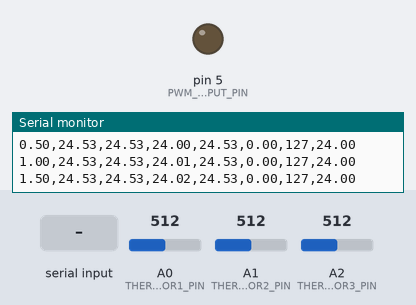
A sketch run on a simulated Arduino Uno, built with avr-gcc and run on an emulated ATmega328P. Shown: output pins drawn as LEDs (lit = HIGH), the last lines printed to the serial monitor. The inputs (shaded band) are chosen by the test bench; at power-on: A1 (THERMISTOR2_PIN) = 512, A0 (THERMISTOR1_PIN) = 512, A2 (THERMISTOR3_PIN) = 512.

Above: at 1.2 s.
1.3 s: "REGON,1\n" received over Serial
4.3 s: A1 (THERMISTOR2_PIN) set to 1023
At 6.3 s:
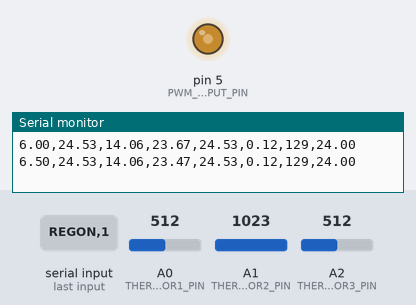
7.0 s: A1 (THERMISTOR2_PIN) set to 900
At 24.9 s:
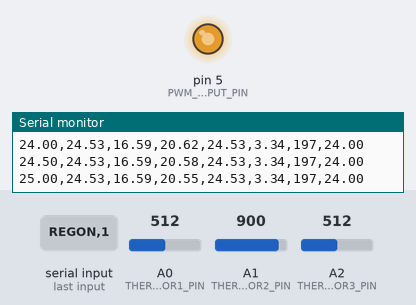
Timing chart, 0 to 27.0 s (numbered marks = the images above; inputs shaded):
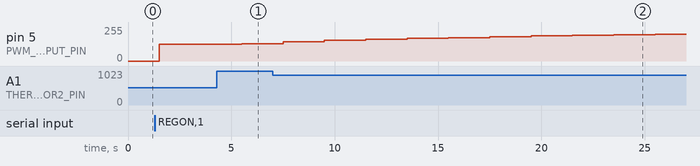

Measured:
- after the input at 4.3 s, pin 5 (PWM_OUTPUT_PIN): 126/255 → 129/255 after 1.2 s

The sketch:

Code_Arduino_prototype_16mars.ino
```cpp
#include <Arduino.h>
#include <avr/interrupt.h> // Needed for ISR definitions
#include <math.h>          // For the log() function

void shiftZ(float arr[]){
  arr[2] = arr[1];
  arr[1] = arr[0];
  arr[0] = 999;
};

bool is_regulation_on = false;  // Variable globale pour activer/désactiver le régulateur

// Pin assignments
const int THERMISTOR1_PIN = A0;
const int THERMISTOR2_PIN = A1;
const int THERMISTOR3_PIN = A2;
const int PWM_OUTPUT_PIN   = 5;  // PWM pin for analog-like output

volatile int PWM_commande = 127;


//Température Ambiante
const float Tamb = 24.0;
const float TempMax = 30.0;
const float TempMin = 20.0;
volatile float T_vise = 24.0;
volatile float T_asserv = 24.0;  //Pour anti wind-up
volatile float GainREG = 0.4;

////Lecture de température
// Résistance pull-up et constante de la thermistance
const float R25 = 10000.0;      // Résistance nominale à 25 °C (10 kΩ)
// Coefficients pour le calcul de la température
const float A1_coeff = 0.003354;
const float B1_coeff = 0.00026;
const float C1_coeff = 2.6e-6;
const float D1_coeff = 6.3e-8;
//Conditionneur
const float gainConditionneur = 4.35;
const float VsubConditionneur = 1.95;
//Diviseur de tension
const float R_PULLUP = 10000.0; // Résistance pull-up (10 kΩ)

////Driving du TEC
const float GainSourceCourant = 3.1564;
const float GainAmpereVersVcontrole = 1 / GainSourceCourant;
const float VsubControle = 0.8323;

//Initialisation Temperature initiale (updated in the ISR)
//[T, T-1, T-2, T-3]
volatile float T1[3] = {Tamb, Tamb, Tamb};
volatile float T2[3] = {Tamb, Tamb, Tamb};
volatile float T3[3] = {Tamb, Tamb, Tamb};

volatile float T3_EST[3] = {Tamb, Tamb, Tamb};

float clock = 0;
volatile int clockTick = 0;
float e;
//Regulateur temporaire
//volatile float REG[6] = {1.0, -1.9104, 0.9115, 1.0, -1.9257, 0.9257};
volatile float REG[6] = {1.0, -1.8995, 0.901, 1.0, -1.913, 0.913};

//Selection d'asservissement basé sur Estimé (0) ou sur T3 (1)
volatile int Asserv_T3EST_False_T3_True = 0;

//////////////////////////////////////
//SECTION DE COMMANDE D'ASSERVISSEMENT
/////////////////////////////////////
volatile float ERREUR[3] = {0.0, 0.0, 0.0};
volatile float COMMANDE[3] = {0.0, 0.0, 0.0};

float DELTAT3_based_T2[3] = {0.0, 0.0, 0.0};
float DELTAT3_based_T1[3] = {0.0, 0.0, 0.0};

void calculerMeilleurRegulateur(float consigne) {
  //Calculer quel régulateur en fonction de la consigne!

  //pour l'instant régulateur fixe
  //float num0 = 1.0;
  //float num1 = -1.9104;
  //float num2 = 0.9115;
  //float num1 = -1.8995;
  //float num2 = 0.901;

  //float deno0 = 1.0;
  //float deno1 = -1.9257;
  //float deno2 = 0.9257;
  //float deno1 = -1.913;
  //float deno2 = 0.913;

  //REG[0] = num0;
  //REG[1] = num1;
  //REG[2] = num2;
  //REG[3] = deno0;
  //REG[4] = deno1;
  //REG[5] = deno2;
};

float Comparateur(float T_consigne, float T3_asserv[]){
  float erreur = T_consigne - T3_asserv[0];

  //Début d'une nouvelle boucle, repousse toute les valeurs!
  shiftZ(ERREUR);
  shiftZ(COMMANDE);

  ERREUR[0] = erreur;
  return erreur;
};

float Regulateur() {
  //float GainREG = 0.4;
  //float GainREG = 0.5;
  //Commande = Amperage voulu
  float Commande = REG[0]*ERREUR[0]*GainREG;
  Commande += REG[1]*ERREUR[1]*GainREG;
  Commande += REG[2]*ERREUR[2]*GainREG;
  Commande -= REG[4]*COMMANDE[1];
  Commande -= REG[5]*COMMANDE[2];

  Commande = (Commande / REG[3]);
  COMMANDE[0] = Commande;
  //Anti wind up flag d'erreur?
   // 🔍 Afficher la valeur actuelle du gain dans le port série
  Serial.print("GAINREG utilisé  dans la fonction regulateur(): ");
  Serial.println(GainREG);  // ➤ Cela sera lu par Python !

  return Commande;
};


//////////////////////////////////////
//SECTION : Mesures
/////////////////////////////////////

float recalculerEstimateurAjuster() {
  //Ajustment de l'estimateur de temperature

};

float estimateurT3() {
  //float GT1T3[6] = {0.0, 0.0031, 0.0028, 1.0, -1.7751, 0.7841};
  //float GT2T3[4] = {0.0, 0.0833, 1.0, -0.9024};
  float GT1T3[6] = {0.0, 0.00019425, 0.00019111, 1.0, -1.9517, 0.9522};
  float GT2T3[4] = {0.0, 0.0303, 1.0, -0.9655};

  float alpha = 0.3;
  //float alpha = 0.5;
  float beta = 1.0 - alpha;

  ///DELTAT3_based_T2
  float DeltaT3_b_T2 = (T2[0]-Tamb)*GT2T3[0];
  DeltaT3_b_T2 += (T2[1]-Tamb)*GT2T3[1];
  DeltaT3_b_T2 -= (DELTAT3_based_T2[1])*GT2T3[3];
  DeltaT3_b_T2 = DeltaT3_b_T2 / GT2T3[2];

  DELTAT3_based_T2[0] = DeltaT3_b_T2;


  ///DELTAT3_based_T1
  float DeltaT3_b_T1 = (T1[0]-Tamb)*GT1T3[0];
  DeltaT3_b_T1 += (T1[1]-Tamb)*GT1T3[1];
  DeltaT3_b_T1 += (T1[2]-Tamb)*GT1T3[2];
  DeltaT3_b_T1 -= (DELTAT3_based_T1[1])*GT1T3[4];
  DeltaT3_b_T1 -= (DELTAT3_based_T1[2])*GT1T3[5];
  DeltaT3_b_T1 = DeltaT3_b_T1 / GT1T3[3];

  DELTAT3_based_T1[0] = DeltaT3_b_T1;

  float dT = DeltaT3_b_T1 * alpha + DeltaT3_b_T2 * beta;

  float T3_estime = Tamb + dT;
  T3_EST[0] = T3_estime;
  return T3_estime;
};

float traduireTemperatureC(int adcValue) {
  // ADC vers v_in (dans pins)

  float V_in = (adcValue * 5.0) / 1023.0;

  // Calculer V_out_diviseur (tension sortant diviseur):
  float V_out_div = (V_in / gainConditionneur) + VsubConditionneur;

  // Calculer Resistance
  float rThermoRes = R_PULLUP * ( V_out_div / (5.0 - V_out_div) );

  float lnR = log(rThermoRes / R25);
  float temperatureKelvin = 1.0 / (A1_coeff + B1_coeff * lnR + C1_coeff * pow(lnR, 2.0) + D1_coeff * pow(lnR, 3.0));

  return temperatureKelvin - 273.15;
}

//////////////////////////////////////
//SECTION : Controle TEC
/////////////////////////////////////

int CommandeVersPWM(float Commande) {

  float V_controle = GainAmpereVersVcontrole * Commande;

  float DutyCycle = 100.0 * (V_controle + VsubControle) / (2*VsubControle);
  int PWMout = 2.55 * DutyCycle;

  // Ensure PWMout is within 0-255
  PWMout = constrain(PWMout, 0, 255);
  return PWMout;
};

// ============ SETUP ============

void setup() {
  Serial.begin(9600);
  pinMode(PWM_OUTPUT_PIN, OUTPUT);
  pinMode(THERMISTOR1_PIN, INPUT);
  pinMode(THERMISTOR2_PIN, INPUT);
  pinMode(THERMISTOR3_PIN, INPUT);

  noInterrupts();          // Disable interrupts while configuring Timer1
  TCCR1A = 0;              // Clear Timer1 control registers
  TCCR1B = 0;
  TCNT1  = 0;              // Initialize counter to 0

  // Configure Timer1 for a 0.01 s interrupt:
  // For a 16 MHz clock with 1024 prescaler:
  //   Counts per second = 16,000,000 / 1024 ≈ 15625.
  // For 2 s period, compare value = 15625 * 0.01 ≈ 156.25, so use OCR1A = 156.

  //timer à chaque 0.5sec - regul à chaque 4 coups
  OCR1A  = 7813;
  TCCR1B |= (1 << WGM12);              // CTC mode: Clear Timer on Compare Match
  TCCR1B |= (1 << CS12) | (1 << CS10);   // Prescaler 1024
  TIMSK1 |= (1 << OCIE1A);               // Enable compare-match interrupt
  interrupts();                        // Enable global interrupts
}

// ============ MAIN LOOP ============

void loop() {
  //ECOUTE POUR COMMUNICATION SERIAL (CHANGEMENT DE CONSIGNE)
  if (Serial.available()>0) {
    String command = Serial.readString();

    //Serial.print("Commande reçue: ");  // 🔍 Debugging
    //Serial.println(command);           // 🔍 Afficher la commande

    if (command.startsWith("SETPOINT:")) {
      T_vise = command.substring(9).toFloat();  // Extract setpoint value
    }

    //if (command.startsWith("ASSERVT3:")) {
      //Asserv_T3EST_False_T3_True = command.substring(9).toInt();  // Extract setpoint value
    //}
    else if (command.startsWith("REGON")) {  // 🔄 Vérifier startsWith() au lieu de ==
        is_regulation_on = true;
        Serial.println("✅ Régulateur activé !");
    }
    else if (command.startsWith("REGOFF")) {
        is_regulation_on = false;
        Serial.println("❌ Régulateur désactivé !");
    }

    // Désactiver le régulateur
    //else if (command == "REGOFF") {
      //is_regulation_on = false;
    //}

    // Entrer la valeur du gain du regulateur
    else if (command.startsWith("GAINREG:")) {
      String gainValueStr = command.substring(8);  // Extraire la valeur après "GAINREG:"
      gainValueStr.trim();  // Supprime les espaces pour éviter une entrée vide

      // Vérifier si une valeur a été réellement entrée
      if (gainValueStr.length() == 0) {
          return;  // Ne rien modifier et quitter la fonction
      }

      // Conversion en float
      float newGain = gainValueStr.toFloat();

      // Vérifier si la conversion est valide (éviter les entrées non numériques)
      if (gainValueStr.toFloat() == 0.0 && gainValueStr != "0") {  // Permet d'accepter 0
          return;
      }

      GainREG = newGain;  // ✅ Mise à jour sans restriction
      Serial.print("✅ Nouveau GAINREG appliqué : ");
      Serial.println(GainREG);
    }

     // ✅ Intégration de la gestion du vecteur REG[]
    else if (command.startsWith("REGVALUES:")) {
      String valuesStr = command.substring(10);  // Extraire la partie après "REGVALUES:"
      float newREG[6];  // Tableau temporaire pour stocker les nouvelles valeurs
      int index = 0;

      char *ptr = strtok((char *)valuesStr.c_str(), ",");  // Séparer les valeurs avec ","
      while (ptr != NULL && index < 6) {
        newREG[index] = atof(ptr);  // Convertir en float
        ptr = strtok(NULL, ",");
        index++;
      }

      // Vérifier que 6 valeurs ont bien été reçues avant de modifier REG[]
      if (index == 6) {
        for (int i = 0; i < 6; i++) {
          REG[i] = newREG[i];  // Mettre à jour REG[]
        }
        Serial.println("REG mis à jour avec succès !");
      } else {
        Serial.println("Erreur : Nombre incorrect de valeurs pour REG.");
      }
    }
  }

  delay(100);  // 1 second delay for readability
}

ISR(TIMER1_COMPA_vect) {
  clock += 0.5;
  clockTick += 1;

  //Limiteur
  T_asserv = T_vise;
  if (T_vise > TempMax){
    T_asserv = TempMax;
  } else if (T_vise < TempMin){
    T_asserv = TempMin;
  }

 /* if (clockTick == 4){

    //1. Comparateur et shift de mémoire, ERREUR OK
    if (Asserv_T3EST_False_T3_True == 0){
      e = Comparateur(T_asserv, T3_EST);
    }else{
      e = Comparateur(T_asserv, T3);
    }

    //2. Regulateur, COMMANDE OK
    float c = Regulateur();

    //3. Changer la commande
    PWM_commande = CommandeVersPWM(c);
    analogWrite(PWM_OUTPUT_PIN, PWM_commande);
    //analogWrite(PWM_OUTPUT_PIN, 127);
    clockTick = 0;
  } */

    if (clockTick == 4) {
    if (is_regulation_on) {  // Vérifie si le régulateur est actif
      // 1. Comparateur et shift de mémoire, ERREUR OK
      e = Comparateur(T_asserv, T3_EST);

      // 2. Régulateur, COMMANDE OK
      float c = Regulateur();

      // 3. Changer la commande PWM
      PWM_commande = CommandeVersPWM(c);
      analogWrite(PWM_OUTPUT_PIN, PWM_commande);
    } else {
      // Si le régulateur est OFF, mettre PWM à 127
      PWM_commande = 127;
      analogWrite(PWM_OUTPUT_PIN, PWM_commande);
    }

    clockTick = 0;
  }

  shiftZ(T1);
  shiftZ(T2);
  shiftZ(T3);
  shiftZ(T3_EST);
  shiftZ(DELTAT3_based_T2);
  shiftZ(DELTAT3_based_T1);

  //4. Mesurer T
  int adcValue1 = analogRead(THERMISTOR1_PIN);
  int adcValue2 = analogRead(THERMISTOR2_PIN);
  int adcValue3 = analogRead(THERMISTOR3_PIN);

  T1[0] = traduireTemperatureC(adcValue1);
  T2[0] = traduireTemperatureC(adcValue2);
  T3[0] = traduireTemperatureC(adcValue3);

  //5. Estimer T3
  float t3_estime = estimateurT3();

  //6. Envoyer données pour log et interfaces
  Serial.print(clock);
  Serial.print(",");
  Serial.print(T1[0]);
  Serial.print(",");
  Serial.print(T2[0]);
  Serial.print(",");
  Serial.print(t3_estime);
  Serial.print(",");
  Serial.print(T3[0]);
  Serial.print(",");
  Serial.print(e);
  Serial.print(",");
  Serial.print(PWM_commande);
  Serial.print(",");
  Serial.println(T_vise);
}
```
